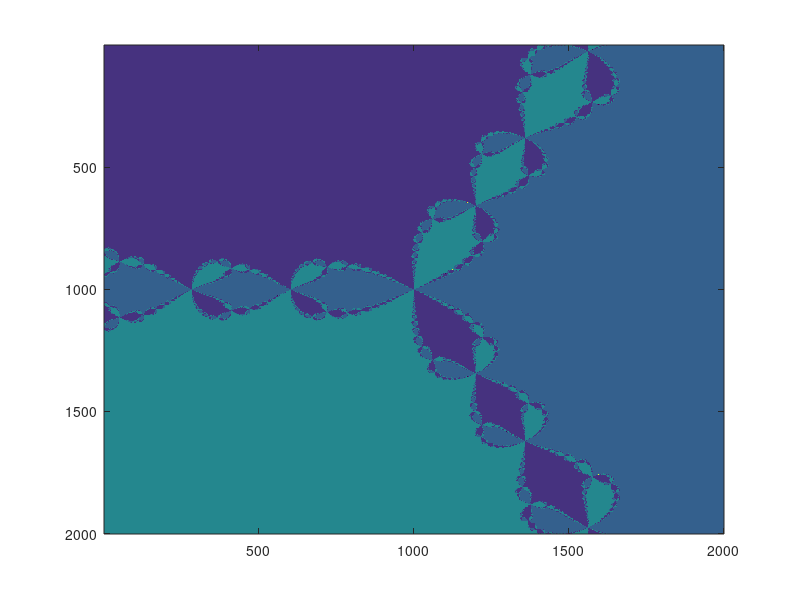

The MATLAB source for this figure:
%basinNewton
%basin of attraction for Newton method
n=1000; m=30;
x=-2:2/n:2;
[X,Y]=meshgrid(x,x);
Z=X+1i*Y;
for i=1:m
    Z=Z-(Z.^3-1)./(3*Z.^2);
end
image((round(imag(Z))+2)*10);